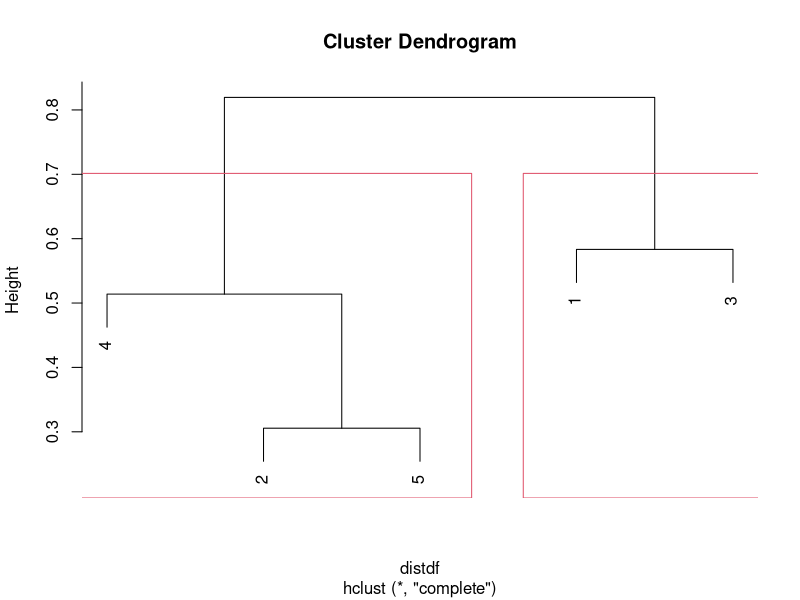

Source code (R):
## Data set sample 
sex <- c('E','F','E','F','F')
blood_pres <- c(140,120,160,150,140 )
pain_level <- c(5,3,1,4,1)
test_1 <- sample(c('Positive','Negative'),5,replace = T)
test_2 <- sample(c('Positive','Negative'),5,replace = T)
test_3 <- sample(c('Positive','Negative'),5,replace = T)

df <- data.frame(sex,blood_pres,pain_level,test_1,test_2,test_3) ; head(df)


###############################################
library(cluster)

distdf<-daisy(df, metric="gower", type = list(ordratio=c(3),symm = c(1),asymm = c(4:6)),
      stand=TRUE)

clust_gower <- hclust(distdf,method = 'complete') # single model

plot(clust_gower)

rect.hclust(clust_gower,k = 2)


